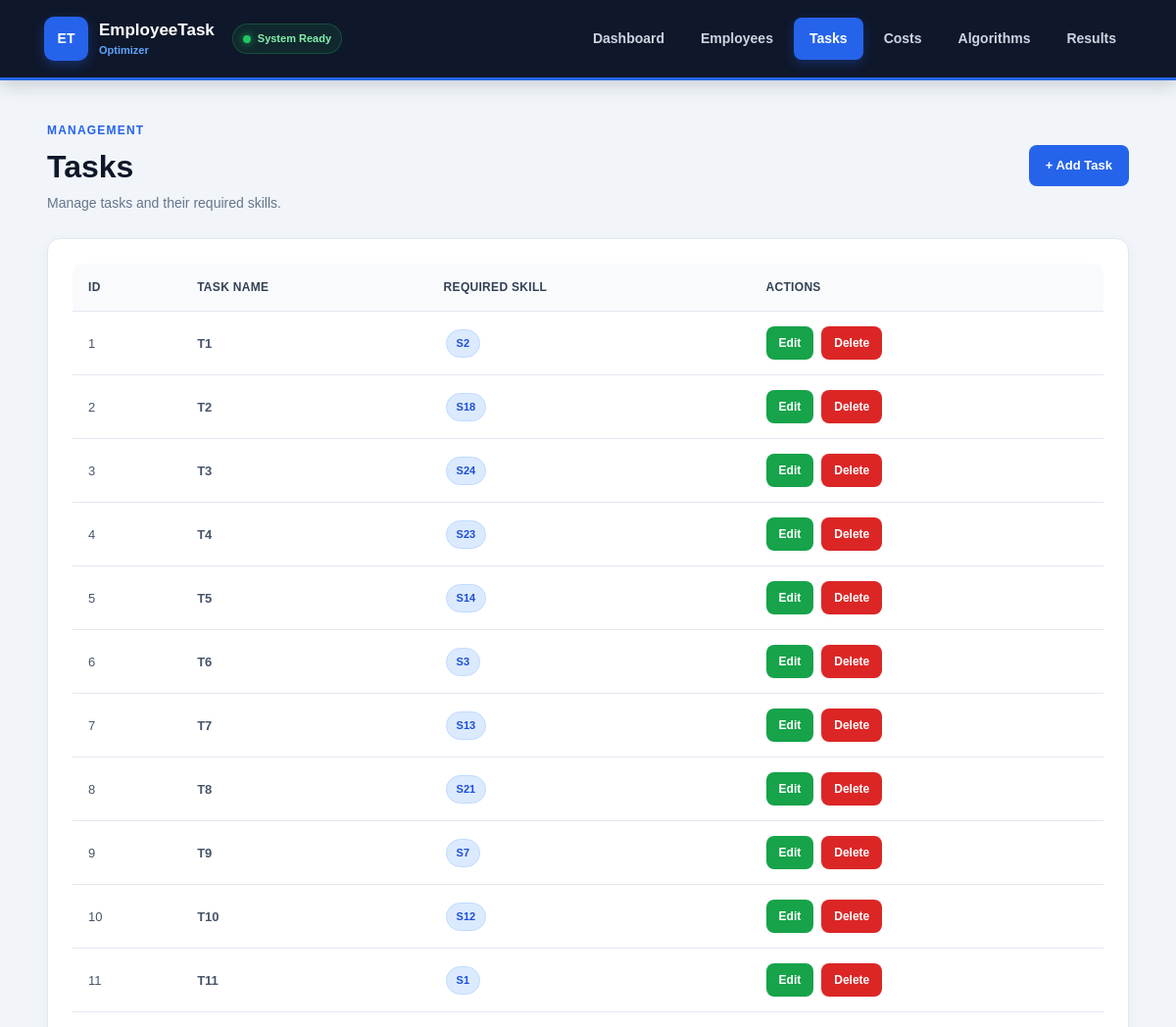
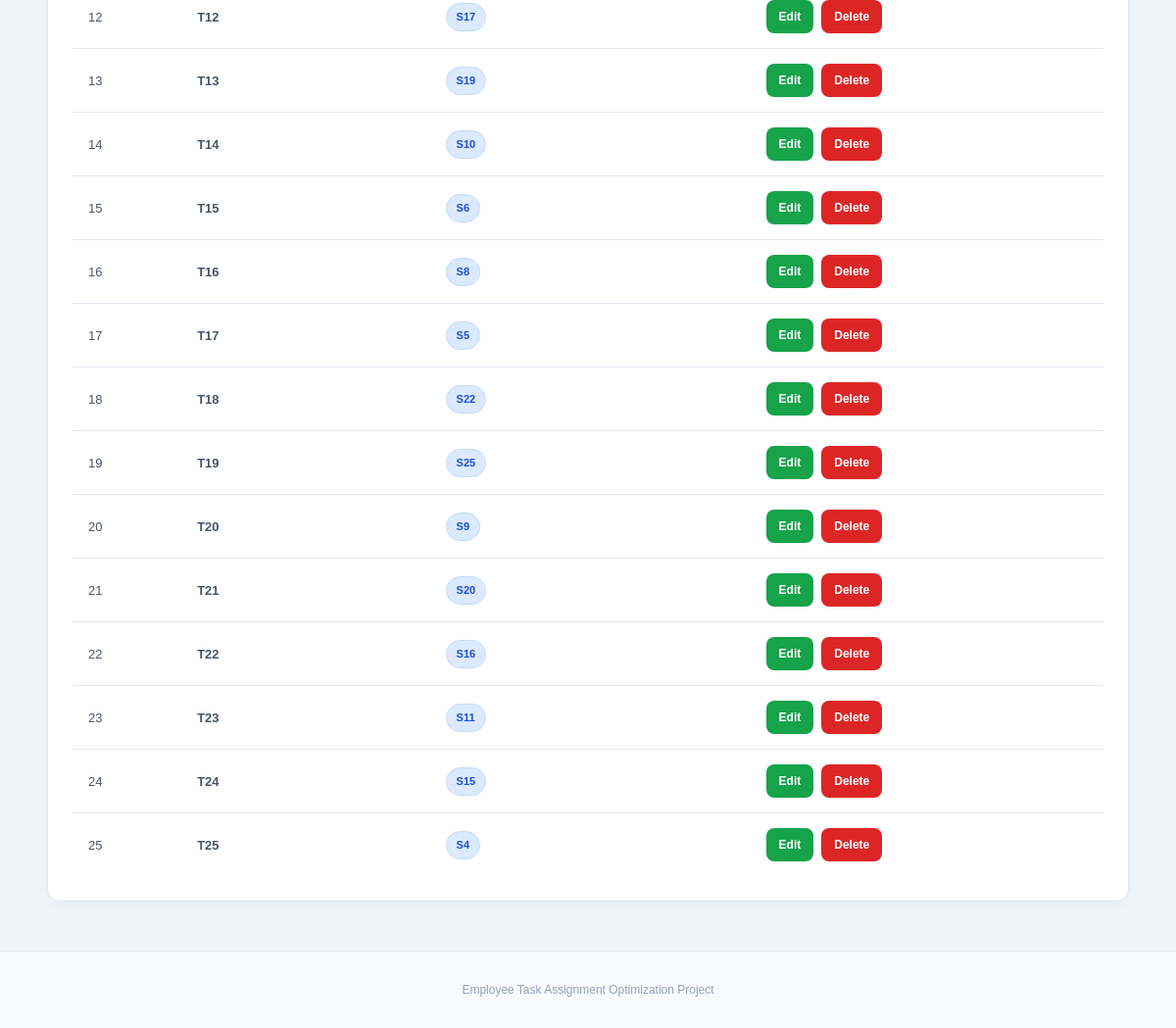
Screenshot of /tasks/tasks.php with the database file from the repository (2 pictures, top to bottom).
### tables this page shows
CREATE TABLE `tasks` (
  `id` int(11) NOT NULL,
  `name` varchar(100) NOT NULL,
  `required_skill_id` int(11) NOT NULL
);

CREATE TABLE `skills` (
  `id` int(11) NOT NULL,
  `name` varchar(100) NOT NULL
);

### tasks/tasks.php (the view, shortened to what this page needs)
<?php
require_once '../CONFIG/database.php';
$stmt = $pdo->query("
    SELECT
        t.id,
        t.name,
        s.name AS required_skill
    FROM tasks t
    INNER JOIN skills s
        ON t.required_skill_id = s.id
    ORDER BY t.id
");
$tasks = $stmt->fetchAll();
?>
<!DOCTYPE html>
<html lang="en">
<head>
    <link rel="stylesheet" href="../CSS/style.css">
</head>
<body>
<?php require_once "../includes/navbar.php"; ?>
<main class="container">
    <div class="page-header">
        <div>
            <span class="section-label">
                MANAGEMENT
            </span>
            <h1>Tasks</h1>
            <p>
                Manage tasks and their required skills.
            </p>
        </div>
        <a href="add.php"
           class="btn">
            + Add Task
        </a>
    </div>
    <div class="section">
        <div class="table-wrapper">
            <table>
                <thead>
                <tr>
                    <th>ID</th>
                    <th>Task Name</th>
                    <th>Required Skill</th>
                    <th>Actions</th>
                </tr>
                </thead>
                <tbody>
                <?php if (count($tasks) > 0): ?>
                    <?php foreach ($tasks as $task): ?>
                        <tr>
                            <td>
                                <?= htmlspecialchars($task['id']) ?>
                            </td>
                            <td>
                                <strong>
                                    <?= htmlspecialchars($task['name']) ?>
                                </strong>
                            </td>
                            <td>
                                <span class="skill-badge">
                                    <?= htmlspecialchars(
                                        $task['required_skill']
                                    ) ?>
                                </span>
                            </td>
                            <td>
                                <div class="action-buttons">
                                    <a
                                        href="edit.php?id=<?= $task['id'] ?>"
                                        class="btn btn-small btn-edit"
                                    >
                                        Edit
                                    </a>
                                    <a
                                        href="delete.php?id=<?= $task['id'] ?>"
                                        class="btn btn-small btn-delete"
                                    >
                                        Delete
                                    </a>
                                </div>
                            </td>
                        </tr>
                    <?php endforeach; ?>
                <?php endif; ?>
                </tbody>
            </table>
        </div>
    </div>
</main>
<footer class="footer">
    Employee Task Assignment Optimization Project
</footer>
</body>
</html>

### includes/navbar.php
<?php
$currentPage = basename($_SERVER["PHP_SELF"]);
?>
<nav class="navbar">
    <div class="navbar-brand">
        <a href="../home/index.php" class="brand">
            <div class="brand-logo">
                ET
            </div>
            <div class="brand-text">
                <span class="brand-title">
                    EmployeeTask
                </span>
                <span class="brand-subtitle">
                    Optimizer
                </span>
            </div>
        </a>
        <div class="system-status">
            <span class="status-dot"></span>
            System Ready
        </div>
    </div>
    <div class="nav-links">
        <a
            href="../home/index.php"
            class="<?= $currentPage == 'index.php' ? 'active' : '' ?>"
        >
            Dashboard
        </a>
        <a
            href="../employees/employees.php"
            class="<?= strpos($_SERVER['PHP_SELF'], 'employees.php') !== false ? 'active' : '' ?>"
        >
            Employees
        </a>
        <a
            href="../tasks/tasks.php"
            class="<?= strpos($_SERVER['PHP_SELF'], 'tasks/tasks.php') !== false ? 'active' : '' ?>"
        >
            Tasks
        </a>
        <a
            href="../costs/costs.php"
            class="<?= strpos($_SERVER['PHP_SELF'], 'costs/costs.php') !== false ? 'active' : '' ?>"
        >
            Costs
        </a>
        <a href="../algorithms/algorithms.php"
            class="<?= strpos($_SERVER['PHP_SELF'], 'algorithms/algorithms.php') !== false ? 'active' : '' ?>"
        >
            Algorithms
        </a>
        <a href="../result/result.php"
            class="<?= strpos($_SERVER['PHP_SELF'], 'result/result.php') !== false ? 'active' : '' ?>"
        >
            Results
        </a>
    </div>
</nav>

### rows the page displays
tasks: id "1", name "T1", required_skill.name "S2"
tasks: id "2", name "T2", required_skill.name "S18"
tasks: id "3", name "T3", required_skill.name "S24"
tasks: id "4", name "T4", required_skill.name "S23"
tasks: id "5", name "T5", required_skill.name "S14"
tasks: id "6", name "T6", required_skill.name "S3"
tasks: id "7", name "T7", required_skill.name "S13"
tasks: id "8", name "T8", required_skill.name "S21"
tasks: id "9", name "T9", required_skill.name "S7"
tasks: id "10", name "T10", required_skill.name "S12"
tasks: id "11", name "T11", required_skill.name "S1"
tasks: id "12", name "T12", required_skill.name "S17"
tasks: id "13", name "T13", required_skill.name "S19"
tasks: id "14", name "T14", required_skill.name "S10"
tasks: id "15", name "T15", required_skill.name "S6"
tasks: id "16", name "T16", required_skill.name "S8"
tasks: id "17", name "T17", required_skill.name "S5"
tasks: id "18", name "T18", required_skill.name "S22"
tasks: id "19", name "T19", required_skill.name "S25"
tasks: id "20", name "T20", required_skill.name "S9"
tasks: id "21", name "T21", required_skill.name "S20"
tasks: id "22", name "T22", required_skill.name "S16"
tasks: id "23", name "T23", required_skill.name "S11"
tasks: id "24", name "T24", required_skill.name "S15"
tasks: id "25", name "T25", required_skill.name "S4"
